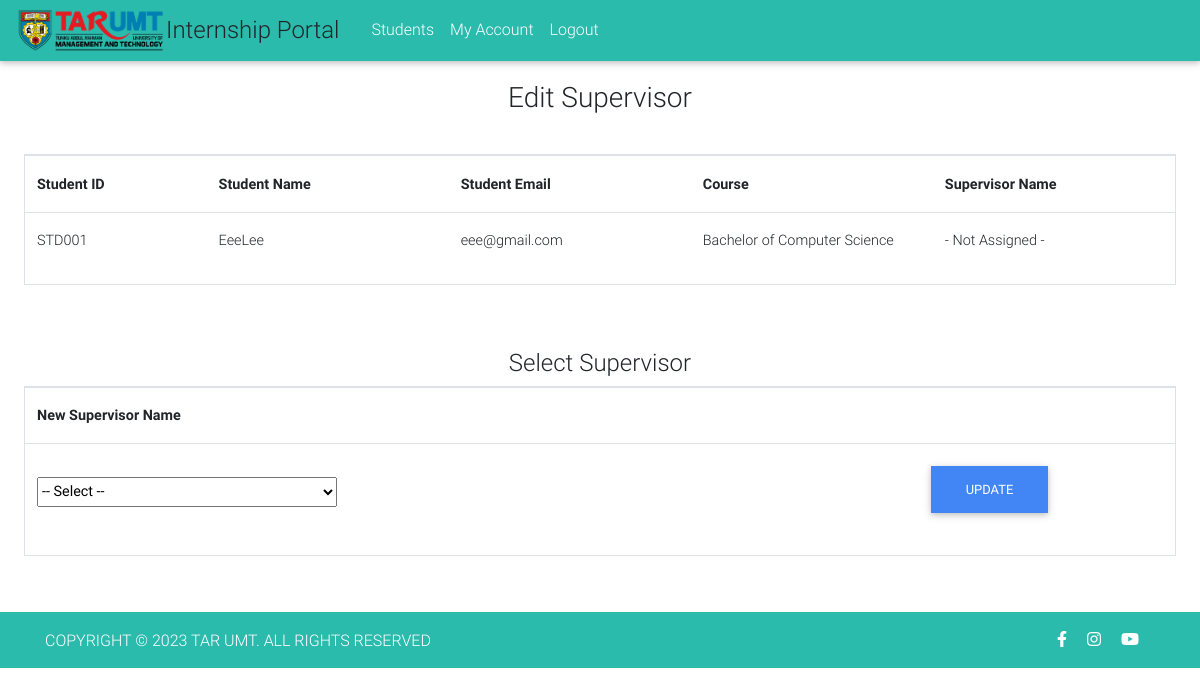
The page /committee/editSupervisor.php?studID=STD001 on the database its author committed.
### tables this page shows
CREATE TABLE `student` (
  `studentID` varchar(100) NOT NULL,
  `name` varchar(100) NOT NULL,
  `email` varchar(100) NOT NULL,
  `password` varchar(100) NOT NULL,
  `course` varchar(100) NOT NULL,
  `supervisorID` varchar(100) DEFAULT NULL
);

### committee/editSupervisor.php (the view, shortened to what this page needs)
<?php
  include('includes/header.php');
?>
<?php
    $retStudentID = $_GET['studID'];
    $sql = "SELECT student.*, COALESCE(supervisor.name, '- Not Assigned -') AS supName
            FROM student
            LEFT JOIN supervisor ON student.supervisorID = supervisor.supervisorID
            WHERE studentID = '$retStudentID'";
    $students = $db->query($sql);
?>
    <main>
        <h3 class="text-center p-3">Edit Supervisor</h3>
        <div class="m-4 border" width="100%">
          <table class="table">
              <tr>
                  <td width="15%" style="font-weight: bold">Student ID</td>
                  <td width="20%" style="font-weight: bold">Student Name</td>
                  <td width="20%" style="font-weight: bold">Student Email</td>
                  <td width="20%" style="font-weight: bold">Course</td>
                  <td width="20%" style="font-weight: bold">Supervisor Name</td>
              </tr
              <?php while($student = mysqli_fetch_assoc($students)): ?>
                    <tr>
                        <td><?=$student['studentID'];?> </td>
                        <td><?=$student['name'];?> </td>
                        <td><?=$student['email'];?> </td>
                        <td><?=$student['course'];?> </td>
                        <td><?=$student['supName'];?> </td>
                <?php endwhile;?>
         </table>
        </div>
        <br>
<?php
    $sql2 = "SELECT * FROM supervisor";
    $sups = $db->query($sql2);
?>
        <h4 class="text-center  pt-3 pb-0">Select Supervisor</h3>
        <div class="mx-4 m-2 border" width="100%">
          <table class="table">
              <tr>
                  <td width="70%" style="font-weight: bold">New Supervisor Name</td>
                  <td width="20%"></td>
              </tr>
              <tr>
                <form action="#" method="post">
                  <td>
                        <select class="my-3" style="width: 300px; height: 30px" name="supervisorIDSelected">
                        <option selected="true" disabled="disabled">-- Select --</option>
                            <?php while($sup = mysqli_fetch_assoc($sups)): ?><option value="<?=$sup['supervisorID'];?>"><?=$sup['supervisorID'];?> - <?=$sup['name'];?></option><?php endwhile;?></select>
                  </td>
                  <td>
                      <input style="background-color: #4285f4!important; color: #fff; box-shadow: 0 2px 5px 0 rgba(0,0,0,.16), 0 2px 10px 0 rgba(0,0,0,.12);
    padding: .84rem 2.14rem;
    font-size: .81rem; border: none; margin-top: 5px" type="submit" value="UPDATE" onclick="return confirm('Are you sure?');" >
                  </td>
                </form>
              </tr>
         </table>
        </div>
        <br>
        <br>
    </main>
<?php include 'includes/footer.php';  ?>

### rows shown on the page
student: studentID "STD001", name "EeeLee", email "eee@gmail.com", course "Bachelor of Computer Science", supName "- Not Assigned -"
